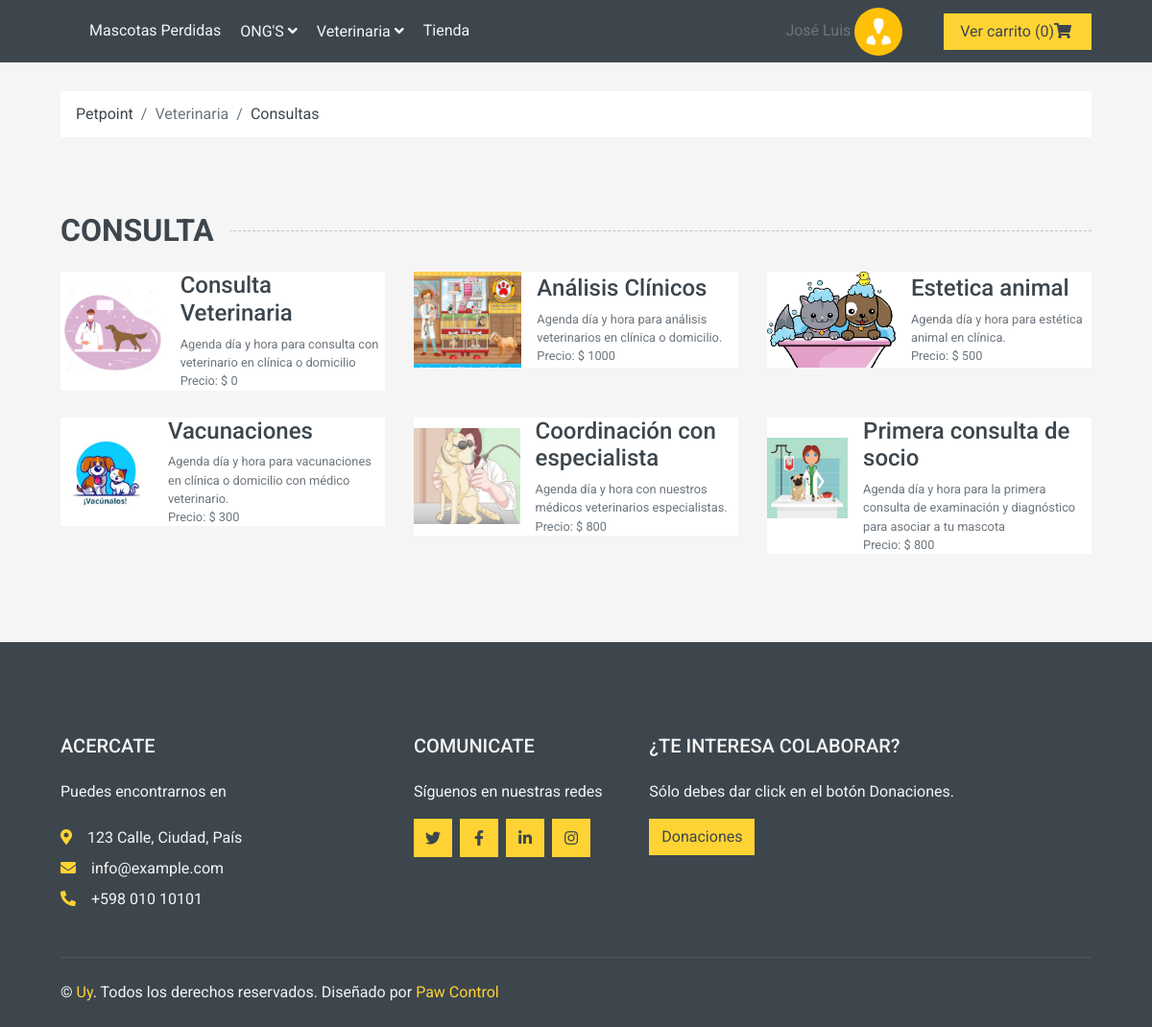
Screenshot of /View/ConsultaOnline.php (signed in) with the database file from the repository.
### tables this page shows
CREATE TABLE `consulta` (
  `id_con` int(11) NOT NULL,
  `nombre_con` varchar(100) NOT NULL,
  `des_con` varchar(200) NOT NULL,
  `precio_con` double NOT NULL,
  `foto_con` varchar(200) NOT NULL
);

### View/ConsultaOnline.php (the view, shortened to what this page needs)
<?php
$db = new Conexion();
$con = $db->conectar();
$consulta = "SELECT * FROM consulta";
$resultado = mysqli_query($con, $consulta);
?>
<html lang="es">
<head>
    <link href="https://cdnjs.cloudflare.com/ajax/libs/font-awesome/5.10.0/css/all.min.css" rel="stylesheet">
    <link href="lib/animate/animate.min.css" rel="stylesheet">
    <link href="lib/owlcarousel/assets/owl.carousel.min.css" rel="stylesheet">
    <link href="../Css/style.css" rel="stylesheet">
</head>
<body>
    <?php include "BarrasYLibrerias/BarraNavegacion.php"; ?>
    <div class="container-fluid">
        <div class="row px-xl-5">
            <div class="col-12">
                <nav class="breadcrumb bg-light mb-30">
                    <a class="breadcrumb-item text-dark" href="Index.php">Petpoint</a>
                    <span class="breadcrumb-item active">Veterinaria</span>
                    <a class="breadcrumb-item text-dark" href="ConsultaOnline.php">Consultas</a>
                </nav>
            </div>
        </div>
    </div>
    <div class="container-fluid pt-5">
        <h2 class="section-title position-relative text-uppercase mx-xl-5 mb-4"><span class="bg-secondary pr-3">Consulta</span></h2>
        <div class="row px-xl-5 pb-3">
            <?php foreach ($resultado as $row) { ?>
                <div class="col-lg-4 col-md-4 col-sm-6 pb-1">
                    <a class="text-decoration-none" href="DetallesConsulta.php?id=<?php echo $row['id_con']; ?>">
                        <div class="cat-item d-flex align-items-center mb-4">
                            <div class="overflow-hidden" style="width: 200px; height: 100px;">
                                <img class="img-fluid" src="<?php echo substr($row['foto_con'], 3) ?>" alt="">
                            </div>
                            <div class="flex-fill pl-3">
                                <h4><?php echo $row['nombre_con']; ?></h4>
                                <div class="text-body"> <small> <?php echo $row['des_con']; ?></small></div>
                                <div class="text-body"> <small>Precio: $ <?php echo $row['precio_con']; ?></small></div>
                            </div>
                        </div>
                    </a>
                </div>
            <?php } ?>
        </div>
    </div>
    <?php
    include "BarrasYLibrerias/Footer.php";
    ?>
</body>
</html>

### rows the page displays
consulta: foto_con (picture), nombre_con "Consulta Veterinaria", des_con "Agenda día y hora para consulta con veterinario en clínica o domicilio", precio_con "0"
consulta: foto_con (picture), nombre_con "Análisis Clínicos", des_con "Agenda día y hora para análisis veterinarios en clínica o domicilio.", precio_con "1000"
consulta: foto_con (picture), nombre_con "Estetica animal", des_con "Agenda día y hora para estética animal en clínica.", precio_con "500"
consulta: foto_con (picture), nombre_con "Vacunaciones", des_con "Agenda día y hora para vacunaciones en clínica o domicilio con médico veterinario.", precio_con "300"
consulta: foto_con (picture), nombre_con "Coordinación con especialista", des_con "Agenda día y hora con nuestros médicos veterinarios especialistas.", precio_con "800"
consulta: foto_con (picture), nombre_con "Primera consulta de socio", des_con "Agenda día y hora para la primera consulta de examinación y diagnóstico para asociar a tu mascota", precio_con "800"

### other values shown
$name "José Luis"
